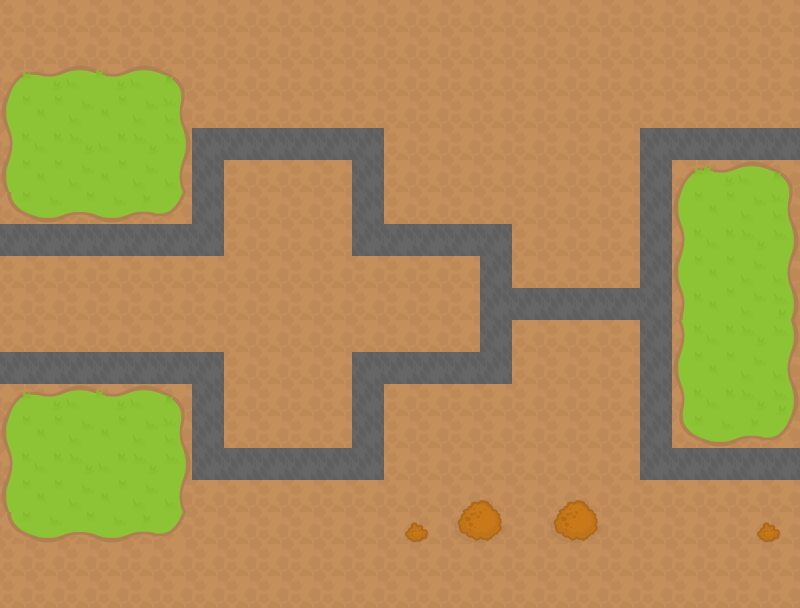

Rendered tile map (Tiled .tmx) drawn with the repository's tilesets; below, a short description and the map source with its tile grids summarised:
An orthogonal 25x19 tile map with 32x32 px tiles, 2 tile layers (Tile Layer 1, Tile Layer 2).

<map version="1.0" orientation="orthogonal" renderorder="right-down" width="25" height="19" tilewidth="32" tileheight="32">
 <tileset firstgid="1" name="RPGpack_sheet" tilewidth="32" tileheight="32">
  <image source="RPGpack_sheet.png" width="1280" height="832" />
 </tileset>
 <layer name="Tile Layer 1" width="25" height="19">
  <data>[475 cells, 475 non-empty, 1 distinct tile ids]</data>
 </layer>
 <layer name="Tile Layer 2" width="25" height="19">
  <data>[475 cells, 178 non-empty, 35 distinct tile ids]</data>
 </layer>
</map>
